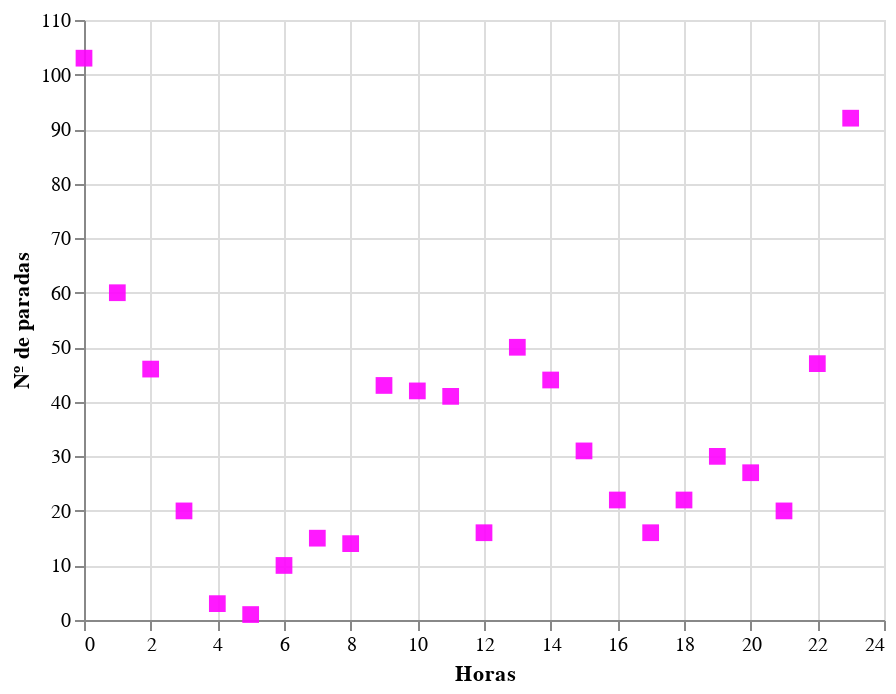

Notebook source saved alongside this figure:
### Code cell
alt.Chart(data).mark_square(
    color='magenta',
    opacity=0.9,
    size=70
).encode(
    alt.X('x', type='quantitative', title='Horas'),
    alt.Y('y', type='quantitative', title='Nº de paradas'),
    tooltip = [
        alt.Tooltip('x:N', title='Horário'),
        alt.Tooltip('y:Q', title='Nº de paradas')]
)

### Figure 1 — Vega-Lite specification as saved in the notebook (floating-point values rounded to 4 significant figures)
{"config": {"view": {"continuousWidth": 400, "continuousHeight": 300}}, "data": {"name": "data-bda4cb3af6c4ca697c69edd7c10e737d"}, "mark": {"type": "square", "color": "magenta", "opacity": 0.9, "size": 70}, "encoding": {"tooltip": [{"type": "nominal", "field": "x", "title": "Horário"}, {"type": "quantitative", "field": "y", "title": "Nº de paradas"}], "x": {"type": "quantitative", "field": "x", "title": "Horas"}, "y": {"type": "quantitative", "field": "y", "title": "Nº de paradas"}}, "$schema": "https://vega.github.io/schema/vega-lite/v4.8.1.json", "datasets": {"data-bda4cb3af6c4ca697c69edd7c10e737d": [{"x": 0, "y": 103}, {"x": 1, "y": 60}, {"x": 2, "y": 46}, {"x": 3, "y": 20}, {"x": 4, "y": 3}, {"x": 5, "y": 1}, {"x": 6, "y": 10}, {"x": 7, "y": 15}, {"x": 8, "y": 14}, {"x": 9, "y": 43}, {"x": 10, "y": 42}, {"x": 11, "y": 41}, {"x": 12, "y": 16}, {"x": 13, "y": 50}, {"x": 14, "y": 44}, {"x": 15, "y": 31}, {"x": 16, "y": 22}, {"x": 17, "y": 16}, {"x": 18, "y": 22}, {"x": 19, "y": 30}, {"x": 20, "y": 27}, {"x": 21, "y": 20}, {"x": 22, "y": 47}, {"x": 23, "y": 92}]}}
